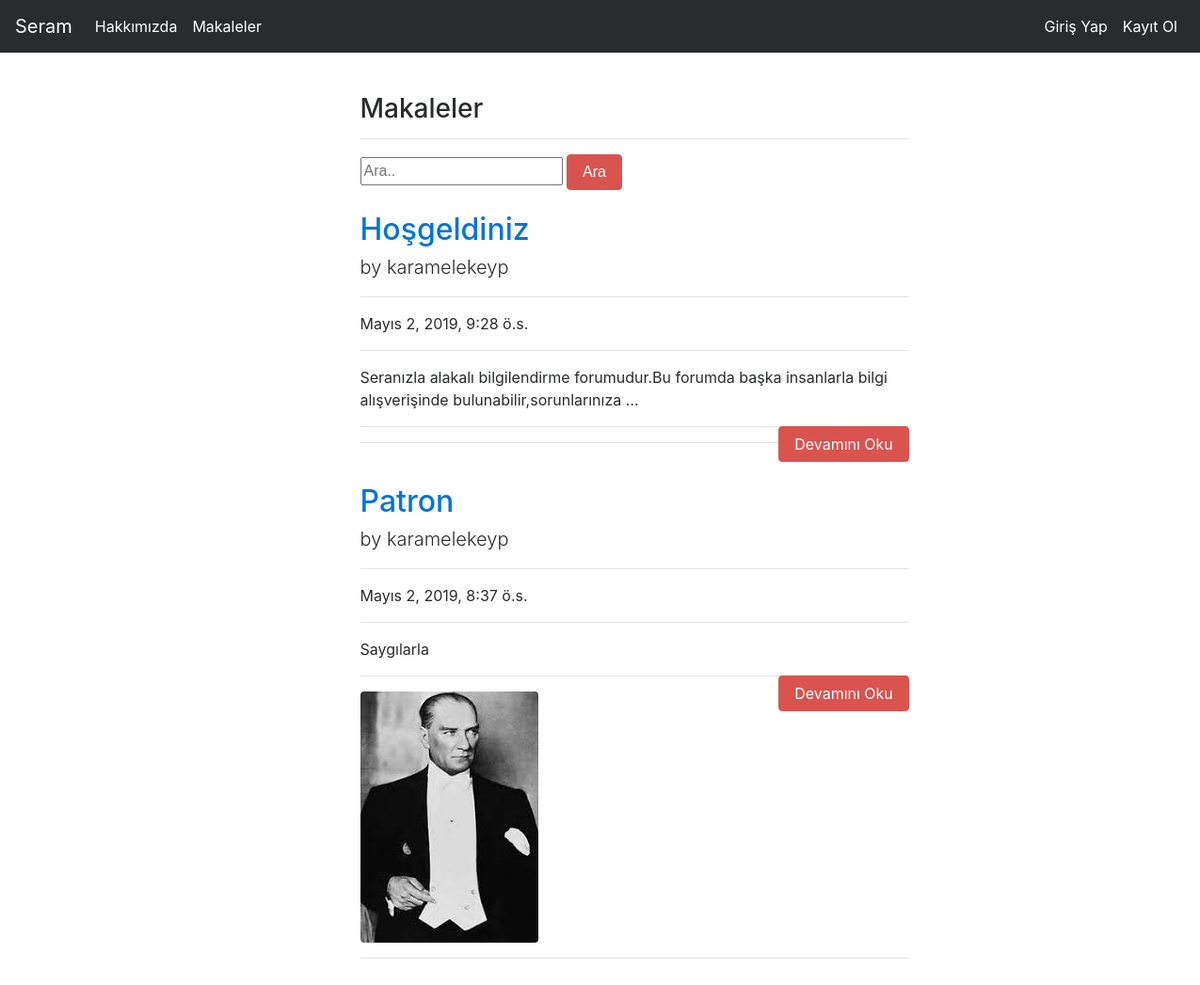
The app's page /articles/ with its own data.
### article/models.py (models this page shows, shortened)
class Article(models.Model):
    author = models.ForeignKey("auth.User",on_delete=models.CASCADE,verbose_name = "Yazar")
    title = models.CharField(max_length = 50,verbose_name = "Başlık")
    content = RichTextField()
    created_date = models.DateTimeField(auto_now_add=True,verbose_name="Oluşturulma Tarihi")
    article_image = models.FileField(blank = True,null = True,verbose_name="Makaleye Fotoğraf Ekleyin.")#hem boş olabilir hem dolu
    class Meta:
        ordering = ['-created_date']

### article/views.py (the view)
# urls.py: path('',views.articles,name ="articles"),
def articles(request):
    keyword = request.GET.get("keyword")
    if keyword:
        articles =Article.objects.filter(title__contains = keyword)
        return render(request,"articles.html",{"articles":articles})
    articles = Article.objects.all()#tüm makaleleri alıcak ve listeye atıcak
    return render(request,"articles.html",{"articles":articles})

### templates/articles.html (shortened to what this page needs)
{% extends "layout.html" %}
{% block body %}
<div class="row">
    <div class="col-md-10 offset-md-3">
      <div class="col-lg-8">
        <h3>Makaleler</h3>
        <hr>
      </div>
    </div>
</div>
<div class ="row">
    <div class="col-md-10 offset-md-3">
      <div class="col-lg-8">
        <form>
          <input type="text" name = "keyword" class="  search-query " placeholder="Ara..">
          <button type="submit" class="btn btn-danger">Ara</button>
          </form>
      </div>
    </div>
</div>
{% if articles %}
{% for article in articles %}
<div class="row">
    <div class="col-md-10 offset-md-3">
        <div class="col-lg-8">
          <a href="{% url 'article:detail' article.id %}" ><h2 class="mt-4">{{article.title}}</h2></a>
          <p class="lead">
            by
            {{article.author.username}}
          </p>
          <hr>
          <p>{{article.created_date}}</p>
          <hr>
          <p class="lead">
              {{article.content|safe|truncatewords:10}}
          </p>
          <a style ="float : right;"href ="{% url 'article:detail' article.id %}" class = "btn btn-danger">Devamını Oku</a>
          <hr>
          {% if article.article_image%}
           <a href="{% url 'article:detail' article.id %}" ><img class="img-fluid rounded" src="{{article.article_image.url}}" alt=""></a>
          {% endif %}
          <hr>
      </div>
    </div>
</div>
{% endfor %}
{% endif %}
{% endblock body %}

### templates/layout.html (shortened to what this page needs)
<!DOCTYPE html>
{% load static %}
<html lang="en">
<head>
    <link rel="stylesheet" href ="{% static 'css/bootstrap.min.css' %}">
</head>
<body>
        {% include "includes/navbar.html" %}
        <div style = "margin-top :100px; margin-bottom: 100px" class = "container">
            {% block body %}
            {% endblock body %}
        </div>
</body>
</html>

### templates/includes/navbar.html (shortened to what this page needs)
<nav class="navbar navbar-toggleable-md navbar-inverse fixed-top bg-inverse">
    <a class="navbar-brand" href="{% url 'index' %}">Seram</a>
    <div class="collapse navbar-collapse" id="navbarCollapse">
      <ul class="navbar-nav mr-auto">
        <li class="nav-item active">
          <a class="nav-link" href="{% url 'about' %}">Hakkımızda</a>
        </li>
        <li class="nav-item active">
            <a class="nav-link" href="{% url 'article:articles' %}">Makaleler</a>
          </li>
      </ul>
      <ul class="navbar-nav ml-auto">
      {% if request.user.is_authenticated %}
      <li class="nav-item active">
              <a class="nav-link" href="{% url 'article:serabilgi' %}">Seram</a>
          </li>
      <li class="nav-item active">
          <a class="nav-link" href="{% url 'article:dashboard' %}">Kontrol Paneli</a>
      </li>
      <li class="nav-item active">
          <a class="nav-link" href="{% url 'user:logout' %}">Çıkış Yap</a>
      </li>
      {% else %}
      <li class="nav-item active">
          <a class="nav-link" href="{% url 'user:login' %}">Giriş Yap</a>
      </li>
      {% endif %}
      <li class="nav-item active">
          <a class="nav-link" href="{% url 'user:register' %}">Kayıt Ol</a>
      </li>
      </ul>
    </div>
  </nav>

### records on screen
Article: title "Hoşgeldiniz", author.username "karamelekeyp", created_date "Mayıs 2, 2019, 9:28 ö.s.", content "Seranızla alakalı bilgilendirme forumudur.Bu forumda başka insanlarla bilgi alışverişinde bulunabilir,sorunlarınıza …"
Article: title "Patron", author.username "karamelekeyp", created_date "Mayıs 2, 2019, 8:37 ö.s.", content "Saygılarla", article_image (picture)
